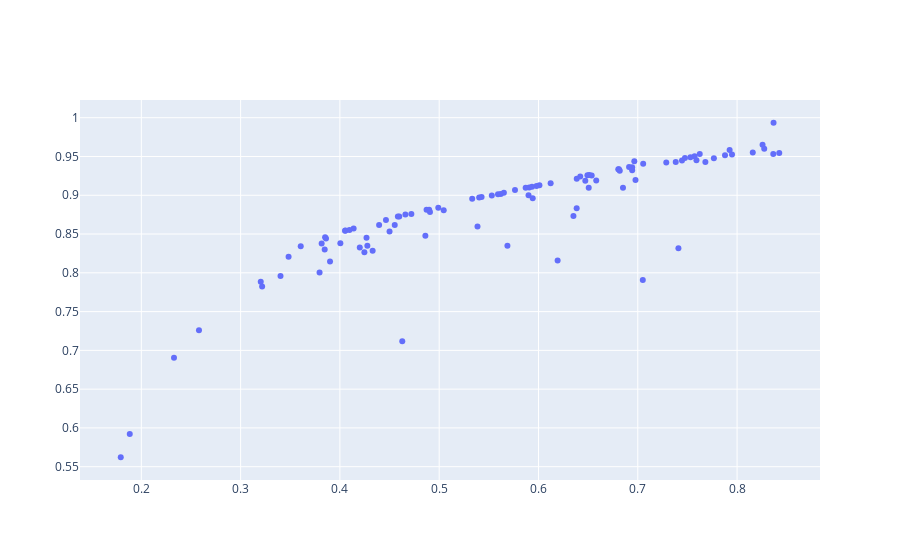

The notebook cell saved with this chart:
### Code cell
# Plot scatter of initial_points
fig = go.Figure(data=[go.Scatter(x=initial_points[:, 0], y=initial_points[:, 1], mode='markers')])
fig.show()
